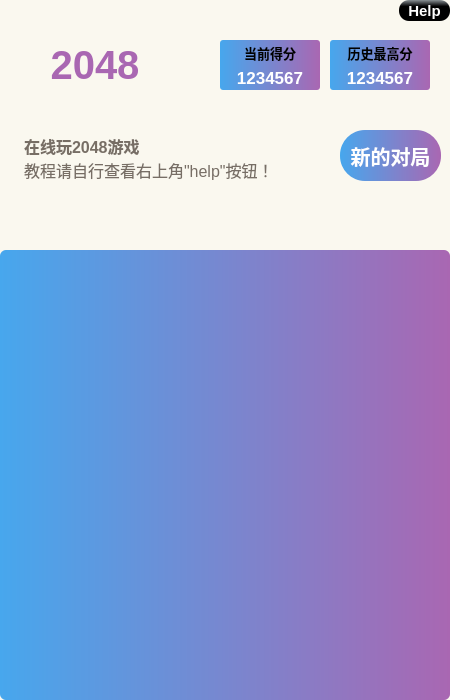
<?xml version="1.0" encoding="UTF-8"?>
<ui version="4.0">
 <class>Widget</class>
 <widget class="QWidget" name="Widget">
  <property name="geometry">
   <rect>
    <x>0</x>
    <y>0</y>
    <width>450</width>
    <height>700</height>
   </rect>
  </property>
  <property name="minimumSize">
   <size>
    <width>450</width>
    <height>700</height>
   </size>
  </property>
  <property name="maximumSize">
   <size>
    <width>450</width>
    <height>700</height>
   </size>
  </property>
  <property name="font">
   <font>
    <family>Arial</family>
    <pointsize>8</pointsize>
   </font>
  </property>
  <property name="windowTitle">
   <string>Widget</string>
  </property>
  <property name="styleSheet">
   <string notr="true">background-color: rgb(250, 248, 239);

</string>
  </property>
  <widget class="QLabel" name="label_title">
   <property name="geometry">
    <rect>
     <x>20</x>
     <y>40</y>
     <width>150</width>
     <height>50</height>
    </rect>
   </property>
   <property name="font">
    <font>
     <family>Arial</family>
     <pointsize>30</pointsize>
     <weight>75</weight>
     <bold>true</bold>
    </font>
   </property>
   <property name="styleSheet">
    <string notr="true">color:qlineargradient(x1:0, y1:0.5, x2:1, y2:0.5, stop:0 #47a7ed, stop: 1 #a967b2);</string>
   </property>
   <property name="text">
    <string>2048</string>
   </property>
   <property name="alignment">
    <set>Qt::AlignCenter</set>
   </property>
  </widget>
  <widget class="QLabel" name="label_score_k">
   <property name="geometry">
    <rect>
     <x>220</x>
     <y>40</y>
     <width>100</width>
     <height>25</height>
    </rect>
   </property>
   <property name="font">
    <font>
     <family>Arial</family>
     <pointsize>10</pointsize>
     <weight>75</weight>
     <bold>true</bold>
    </font>
   </property>
   <property name="styleSheet">
    <string notr="true">background-color: qlineargradient(x1:0, y1:0.5, x2:1, y2:0.5, stop:0 #47a7ed, stop: 1 #a967b2);
border-top-left-radius:3px;
border-top-right-radius:3px;
</string>
   </property>
   <property name="text">
    <string>当前得分</string>
   </property>
   <property name="alignment">
    <set>Qt::AlignCenter</set>
   </property>
  </widget>
  <widget class="QLabel" name="label_score">
   <property name="geometry">
    <rect>
     <x>220</x>
     <y>65</y>
     <width>100</width>
     <height>25</height>
    </rect>
   </property>
   <property name="font">
    <font>
     <family>Arial</family>
     <pointsize>13</pointsize>
     <weight>75</weight>
     <bold>true</bold>
    </font>
   </property>
   <property name="styleSheet">
    <string notr="true">color: rgb(255, 255, 255);
background-color: qlineargradient(x1:0, y1:0.5, x2:1, y2:0.5, stop:0 #47a7ed, stop: 1 #a967b2);
border-bottom-left-radius:3px;
border-bottom-right-radius:3px;</string>
   </property>
   <property name="text">
    <string>1234567</string>
   </property>
   <property name="alignment">
    <set>Qt::AlignCenter</set>
   </property>
  </widget>
  <widget class="QLabel" name="label_best_k">
   <property name="geometry">
    <rect>
     <x>330</x>
     <y>40</y>
     <width>100</width>
     <height>25</height>
    </rect>
   </property>
   <property name="font">
    <font>
     <family>Arial</family>
     <pointsize>10</pointsize>
     <weight>75</weight>
     <bold>true</bold>
    </font>
   </property>
   <property name="styleSheet">
    <string notr="true">background-color: qlineargradient(x1:0, y1:0.5, x2:1, y2:0.5, stop:0 #47a7ed, stop: 1 #a967b2);
border-top-left-radius:3px;
border-top-right-radius:3px;</string>
   </property>
   <property name="text">
    <string>历史最高分</string>
   </property>
   <property name="alignment">
    <set>Qt::AlignCenter</set>
   </property>
  </widget>
  <widget class="QLabel" name="label_best">
   <property name="geometry">
    <rect>
     <x>330</x>
     <y>65</y>
     <width>100</width>
     <height>25</height>
    </rect>
   </property>
   <property name="font">
    <font>
     <family>Arial</family>
     <pointsize>13</pointsize>
     <weight>75</weight>
     <bold>true</bold>
    </font>
   </property>
   <property name="styleSheet">
    <string notr="true">color: rgb(255, 255, 255);
background-color: qlineargradient(x1:0, y1:0.5, x2:1, y2:0.5, stop:0 #47a7ed, stop: 1 #a967b2);
border-bottom-left-radius:3px;
border-bottom-right-radius:3px;</string>
   </property>
   <property name="text">
    <string>1234567</string>
   </property>
   <property name="alignment">
    <set>Qt::AlignCenter</set>
   </property>
  </widget>
  <widget class="QTextBrowser" name="textBrowser">
   <property name="geometry">
    <rect>
     <x>20</x>
     <y>130</y>
     <width>321</width>
     <height>61</height>
    </rect>
   </property>
   <property name="styleSheet">
    <string notr="true">border:3px;
</string>
   </property>
   <property name="lineWidth">
    <number>0</number>
   </property>
   <property name="html">
    <string>&lt;!DOCTYPE HTML PUBLIC &quot;-//W3C//DTD HTML 4.0//EN&quot; &quot;http://www.w3.org/TR/REC-html40/strict.dtd&quot;&gt;
&lt;html&gt;&lt;head&gt;&lt;meta name=&quot;qrichtext&quot; content=&quot;1&quot; /&gt;&lt;style type=&quot;text/css&quot;&gt;
p, li { white-space: pre-wrap; }
&lt;/style&gt;&lt;/head&gt;&lt;body style=&quot; font-family:'SimSun'; font-size:9pt; font-weight:400; font-style:normal;&quot;&gt;
&lt;p style=&quot; margin-top:0px; margin-bottom:0px; margin-left:0px; margin-right:0px; -qt-block-indent:0; text-indent:0px; background-color:#faf8ef;&quot;&gt;&lt;span style=&quot; font-family:'clear sans,helvetica neue,Arial,sans-serif'; font-size:12pt; font-weight:600; color:#776e65; background-color:#faf8ef;&quot;&gt;在线玩2048游戏&lt;/span&gt;&lt;/p&gt;
&lt;p style=&quot; margin-top:0px; margin-bottom:10px; margin-left:0px; margin-right:0px; -qt-block-indent:0; text-indent:0px; line-height:1.45%; background-color:#faf8ef;&quot;&gt;&lt;span style=&quot; font-family:'clear sans,helvetica neue,Arial,sans-serif'; font-size:12pt; color:#776e65;&quot;&gt;教程请自行查看右上角&amp;quot;help&amp;quot;按钮！&lt;/span&gt;&lt;/p&gt;&lt;/body&gt;&lt;/html&gt;</string>
   </property>
  </widget>
  <widget class="QPushButton" name="pushButton_new_game">
   <property name="geometry">
    <rect>
     <x>340</x>
     <y>130</y>
     <width>101</width>
     <height>51</height>
    </rect>
   </property>
   <property name="font">
    <font>
     <pointsize>-1</pointsize>
     <weight>75</weight>
     <bold>true</bold>
    </font>
   </property>
   <property name="styleSheet">
    <string notr="true">background-color:qlineargradient(x1:0, y1:0.5, x2:1, y2:0.5, stop:0 #47a7ed, stop: 1 #a967b2);
color: white;
font-size: 20px;
font-weight:bold;
border-radius: 25px;

</string>
   </property>
   <property name="text">
    <string>新的对局</string>
   </property>
  </widget>
  <widget class="QFrame" name="body">
   <property name="geometry">
    <rect>
     <x>0</x>
     <y>250</y>
     <width>450</width>
     <height>450</height>
    </rect>
   </property>
   <property name="styleSheet">
    <string notr="true">
border-radius:6px;
background-color: qlineargradient(x1:0, y1:0.5, x2:1, y2:0.5, stop:0 #47a7ed, stop: 1 #a967b2);</string>
   </property>
   <property name="frameShape">
    <enum>QFrame::StyledPanel</enum>
   </property>
   <property name="frameShadow">
    <enum>QFrame::Raised</enum>
   </property>
  </widget>
  <widget class="QPushButton" name="pushButton">
   <property name="geometry">
    <rect>
     <x>399</x>
     <y>0</y>
     <width>51</width>
     <height>21</height>
    </rect>
   </property>
   <property name="styleSheet">
    <string notr="true">background-color: qlineargradient(x1:1, y1:0, x2:1, y2:0.3, stop:0 #8a9195, stop:1 black);
color: white;
font-size: 15px;
font-weight: bold;
border-radius: 10px;
</string>
   </property>
   <property name="text">
    <string>Help</string>
   </property>
  </widget>
 </widget>
 <layoutdefault spacing="6" margin="11"/>
 <resources/>
 <connections/>
</ui>
